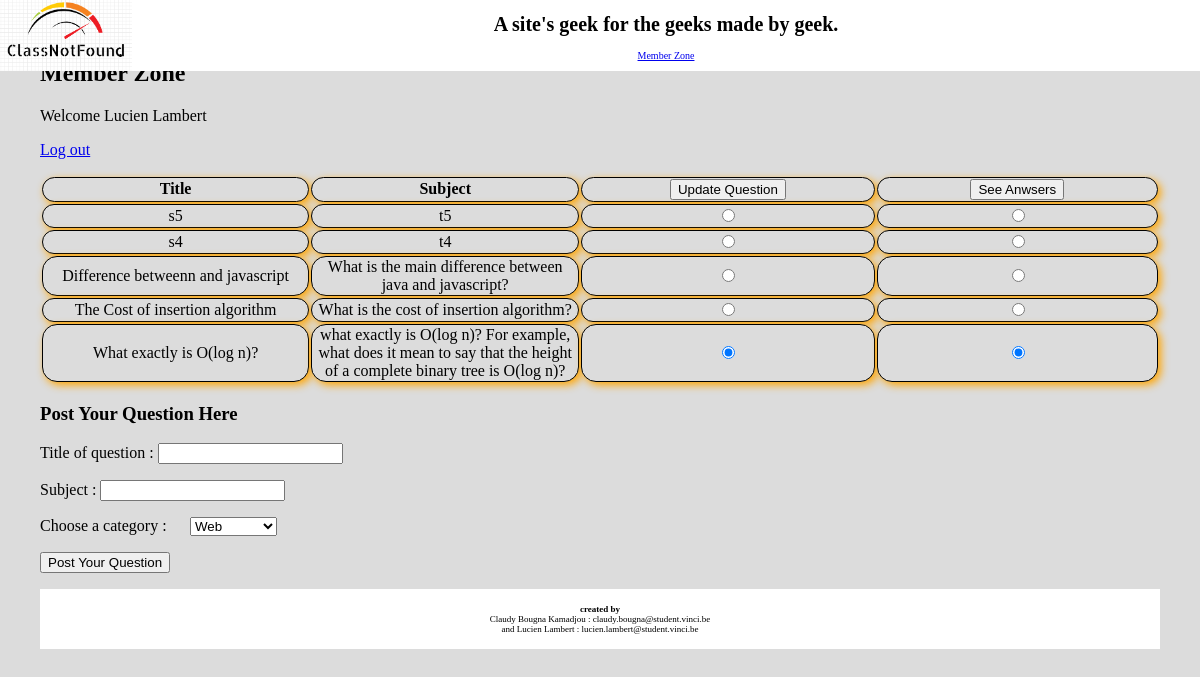
Page /index.php?action=member (signed in) on the committed database.
### tables this page shows
CREATE TABLE IF NOT EXISTS `questions` (
  `id_question` int(11) NOT NULL AUTO_INCREMENT,
  `title` varchar(255) NOT NULL,
  `subject` varchar(255) NOT NULL,
  `id_category` int(11) NOT NULL,
  `owner` int(11) NOT NULL,
  `creation_date` timestamp NOT NULL DEFAULT CURRENT_TIMESTAMP,
  `state` set('O','S','D') NOT NULL,
  `good_answer` int(11) DEFAULT NULL,
  PRIMARY KEY (`id_question`),
  KEY `id_category` (`id_category`),
  KEY `owner` (`owner`),
  KEY `good_answer` (`good_answer`)
);

### controllers/MemberController.php (called while the page is built, shortened)
<?php
class MemberController{
    private $_db;
    public function __construct($db) {
        $this->_db = $db;
    }
    public function run() {
        $html_pseudo = htmlspecialchars($_SESSION['login']);
        $tabquestions = $this->_db->select_questions();
        $tabCategories = $this->_db->select_categories();
        require_once(CHEMIN_VUES . 'member.php');
    }
}
?>

### index.php (called while the page is built, shortened)
<?php
	$db = Db::getInstance();
	require_once(CHEMIN_VUES . 'header.php');
	$action = (isset($_GET['action'])) ? $_GET['action'] : 'default';
	switch($action) {
		case 'member':
			require_once('controllers/MemberController.php');
			$controller = new MemberController($db);
			break;
	}
	$controller->run();
	require_once(CHEMIN_VUES . 'footer.php');
?>

### models/Db.class.php (called while the page is built, shortened)
<?php class Db {
    private $_db;
    private function __construct() {
        try {
            $this->_db = new PDO('mysql:host=localhost;dbname=projet;charset=utf8', 'root', '');
            $this->_db->setAttribute(PDO::ATTR_ERRMODE, PDO::ERRMODE_EXCEPTION);
			$this->_db->setAttribute(PDO::ATTR_DEFAULT_FETCH_MODE, PDO::FETCH_OBJ);
        } catch (PDOException $e) {
		    die('Erreur de connexion à la base de données : ' . $e->getMessage());
        }
    }
	public function select_questions($keyword = '') {
		if ($keyword != '') {
			$keyword = str_replace("%", "\%", $keyword);
			$query = "SELECT * FROM questions WHERE title LIKE :keyword COLLATE utf8_bin  ORDER BY id_question DESC";
			$ps = $this->_db->prepare($query);
			$ps->bindValue(':keyword', "%$keyword%");
		} else {
			$query = 'SELECT * FROM questions ORDER BY id_question DESC';
			$ps = $this->_db->prepare($query);
		}
		$ps->execute();
		$table = array();
		while ($row = $ps->fetch()) {
			$table[] = new Question($row->id_question, $row->title, $row->subject, $row->creation_date, $row->id_category, $row->owner, $row->state, $row->good_answer);
		}
		return $table;
	}
	public function select_categories() {
		$query = 'SELECT * FROM categories ORDER BY id_category DESC';
		$ps = $this->_db->query($query);
		$table = array();
		while ($row = $ps->fetch()) {
			$table[] = new Category($row->id_category, $row->name);
		}
		return $table;
	}
} ?>

### models/Question.class.php (called while the page is built, shortened)
<?php class Question {
    private $_id_question;
    private $_title;
    private $_subject;
    public function __construct($id_question, $title,  $subject, $creation_date, $id_category, $owner, $state, $good_answer) {
        $this->_id_question = $id_question;
        $this->_title = $title;
        $this->_subject = $subject;
    }
    public function id_question() {
        return $this->_id_question;
    }
    public function html_title() {
        return htmlspecialchars($this->_title);
    }
    public function html_subject() {
        return htmlspecialchars($this->_subject);
    }
    public function html_id_question() {
        return htmlspecialchars($this->_id_question);
    }
} ?>

### models/Category.class.php (called while the page is built)
<?php class Category {
    private $_id_category;
    private $_name;
    public function __construct($id_category, $name) {
        $this->_id_category = $id_category;
        $this->_name = $name;
    }
    public function name() {
        return $this->_name;
    }
    public function id_category() {
        return $this->_id_category;
    }
} ?>

### views/member.php (the view, shortened to what this page needs)
<section id="content">
    <h2>Member Zone</h2>
    <p>Welcome <?php echo $html_pseudo; ?></p>
    <p><a href="index.php?action=logout">Log out</a></p>
    <form action="?action=member" method="post">
        <table id="tableBalises">
            <thead>
            <tr>
                <th>Title</th>
                <th>Subject</th>
                <th><input type="submit" name="form_update" value="Update Question"></th>
                <th><input type="submit" name="form_see_answers" value="See Anwsers"></th>
            </tr>
            </thead>
            <tbody>
            <?php foreach ($tabquestions as $i => $question) { ?>
                <tr>
                    <td><span class="html"><?php echo $tabquestions[$i]->html_title(); ?></span></td>
                    <td><?php echo  $tabquestions[$i]->html_subject(); ?></td>
                    <td><input type="radio" name="question" value="<?php echo $tabquestions[$i]->html_id_question(); ?>" <?php echo (isset($question) && $tabquestions[$i]->id_question() == $question->id_question()) ? 'checked' : ''; ?> /></td>
                    <td><input type="radio" name="idquestion" value="<?php echo $tabquestions[$i]->html_id_question(); ?>" <?php echo (isset($question) && $tabquestions[$i]->id_question() == $question->id_question()) ? 'checked' : ''; ?> /></td>
                </tr>
            <?php } ?>
            </tbody>
        </table>
    </form>
    <h3>Post Your Question Here</h3>
    <div class="form">
        <form action="index.php?action=question" method="post">
            <p>Title of question :	<input type="text" name="title" /></p>
            <p>Subject : <input type="text" name="subject" /></p>
            <label for="id_category">Choose a category :</label>
            <select id="id_category" name="id_category">
                <?php foreach ($tabCategories as $i => $category) { ?>
                    <option value="<?php echo $category->id_category(); ?>"><?php echo $category->name(); ?></option>
                <?php } ?>
            </select>
            <p><input type="submit" name="form_add" value="Post Your Question"></p>
        </form>
    </div>
</section>

### views/css/base.css (style rules this page uses)
#tableBalises th { border-style: solid; border-width: thin; border-collapse: collapse; background-color: #DCDCDC; text-align: center; margin-left: auto; margin-right: auto; width: 500px; border-radius: 15px; box-shadow: 3px 3px 9px orange; }
#tableBalises td { border-style: solid; border-width: thin; border-collapse: collapse; background-color: #DCDCDC; text-align: center; margin-left: auto; margin-right: auto; width: 500px; border-radius: 15px; box-shadow: 3px 3px 9px orange; }
html { font-family: cursive; }
body { height: 100%; background-color: #DCDCDC; min-height: 100%; margin: 20px; padding: 20px; }
label { display:block; width:150px; float:left; }

### rows in the picture
questions: title "s5", subject "t5"
questions: title "s4", subject "t4"
questions: title "Difference betweenn and javascript", subject "What is the main difference between java and javascript?"
questions: title "The Cost of insertion algorithm", subject "What is the cost of insertion algorithm?"
questions: title "What exactly is O(log n)?", subject "what exactly is O(log n)? For example, what does it mean to say that the height of a complete binary tree is O(log n)?", id_question "☑"

### other values in the picture
$libelleloginmember "Member Zone"
$html_pseudo "Lucien Lambert"
EMAIL2 "claudy.bougna@student.vinci.be"
EMAIL1 "lucien.lambert@student.vinci.be"
form field id_category "Web"
